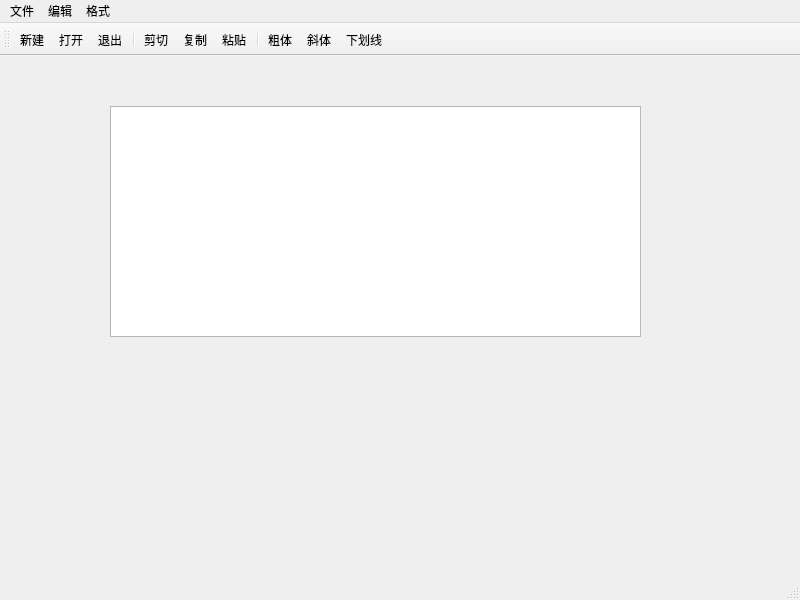
<?xml version="1.0" encoding="UTF-8"?>
<ui version="4.0">
 <class>MainWindow</class>
 <widget class="QMainWindow" name="MainWindow">
  <property name="geometry">
   <rect>
    <x>0</x>
    <y>0</y>
    <width>800</width>
    <height>600</height>
   </rect>
  </property>
  <property name="windowTitle">
   <string>MainWindow</string>
  </property>
  <widget class="QWidget" name="centralwidget">
   <widget class="QTextEdit" name="textEdit">
    <property name="geometry">
     <rect>
      <x>110</x>
      <y>50</y>
      <width>531</width>
      <height>231</height>
     </rect>
    </property>
   </widget>
  </widget>
  <widget class="QMenuBar" name="menubar">
   <property name="geometry">
    <rect>
     <x>0</x>
     <y>0</y>
     <width>800</width>
     <height>22</height>
    </rect>
   </property>
   <widget class="QMenu" name="menu">
    <property name="title">
     <string>文件</string>
    </property>
    <addaction name="actionNew"/>
    <addaction name="separator"/>
    <addaction name="actionOpen"/>
   </widget>
   <widget class="QMenu" name="menu_2">
    <property name="title">
     <string>编辑</string>
    </property>
    <addaction name="actionCut"/>
    <addaction name="actionCopy"/>
   </widget>
   <widget class="QMenu" name="menu_3">
    <property name="title">
     <string>格式</string>
    </property>
    <addaction name="actionBold"/>
    <addaction name="actionItalic"/>
    <addaction name="actionUnderline"/>
   </widget>
   <addaction name="menu"/>
   <addaction name="menu_2"/>
   <addaction name="menu_3"/>
  </widget>
  <widget class="QStatusBar" name="statusbar"/>
  <widget class="QToolBar" name="toolBar">
   <property name="windowTitle">
    <string>toolBar</string>
   </property>
   <property name="toolButtonStyle">
    <enum>Qt::ToolButtonStyle::ToolButtonTextUnderIcon</enum>
   </property>
   <attribute name="toolBarArea">
    <enum>TopToolBarArea</enum>
   </attribute>
   <attribute name="toolBarBreak">
    <bool>false</bool>
   </attribute>
   <addaction name="actionNew"/>
   <addaction name="actionOpen"/>
   <addaction name="actionQuit"/>
   <addaction name="separator"/>
   <addaction name="actionCut"/>
   <addaction name="actionCopy"/>
   <addaction name="actionPaste"/>
   <addaction name="separator"/>
   <addaction name="actionBold"/>
   <addaction name="actionItalic"/>
   <addaction name="actionUnderline"/>
  </widget>
  <action name="actionNew">
   <property name="checkable">
    <bool>false</bool>
   </property>
   <property name="icon">
    <iconset resource="res.qrc">
     <normaloff>:/images/new2.bmp</normaloff>:/images/new2.bmp</iconset>
   </property>
   <property name="text">
    <string>新建</string>
   </property>
   <property name="toolTip">
    <string>新建文件</string>
   </property>
   <property name="shortcut">
    <string>Ctrl+N</string>
   </property>
   <property name="menuRole">
    <enum>QAction::MenuRole::NoRole</enum>
   </property>
  </action>
  <action name="actionOpen">
   <property name="icon">
    <iconset resource="res.qrc">
     <normaloff>:/images/open3.bmp</normaloff>:/images/open3.bmp</iconset>
   </property>
   <property name="text">
    <string>打开</string>
   </property>
   <property name="toolTip">
    <string>打开文件夹</string>
   </property>
   <property name="shortcut">
    <string>Ctrl+Alt+Shift+O</string>
   </property>
   <property name="menuRole">
    <enum>QAction::MenuRole::NoRole</enum>
   </property>
  </action>
  <action name="actionQuit">
   <property name="icon">
    <iconset resource="res.qrc">
     <normaloff>:/images/exit.bmp</normaloff>:/images/exit.bmp</iconset>
   </property>
   <property name="text">
    <string>退出</string>
   </property>
   <property name="toolTip">
    <string>退出</string>
   </property>
   <property name="menuRole">
    <enum>QAction::MenuRole::NoRole</enum>
   </property>
  </action>
  <action name="actionCut">
   <property name="icon">
    <iconset resource="res.qrc">
     <normaloff>:/images/cut.bmp</normaloff>:/images/cut.bmp</iconset>
   </property>
   <property name="text">
    <string>剪切</string>
   </property>
   <property name="toolTip">
    <string>剪切</string>
   </property>
   <property name="menuRole">
    <enum>QAction::MenuRole::NoRole</enum>
   </property>
  </action>
  <action name="actionCopy">
   <property name="icon">
    <iconset resource="res.qrc">
     <normaloff>:/images/120.bmp</normaloff>:/images/120.bmp</iconset>
   </property>
   <property name="text">
    <string>复制</string>
   </property>
   <property name="menuRole">
    <enum>QAction::MenuRole::NoRole</enum>
   </property>
  </action>
  <action name="actionPaste">
   <property name="icon">
    <iconset resource="res.qrc">
     <normaloff>:/images/paste.bmp</normaloff>:/images/paste.bmp</iconset>
   </property>
   <property name="text">
    <string>粘贴</string>
   </property>
   <property name="menuRole">
    <enum>QAction::MenuRole::NoRole</enum>
   </property>
  </action>
  <action name="actionBold">
   <property name="checkable">
    <bool>true</bool>
   </property>
   <property name="icon">
    <iconset resource="res.qrc">
     <normaloff>:/images/BLD.BMP</normaloff>:/images/BLD.BMP</iconset>
   </property>
   <property name="text">
    <string>粗体</string>
   </property>
   <property name="toolTip">
    <string>加粗字体</string>
   </property>
   <property name="menuRole">
    <enum>QAction::MenuRole::NoRole</enum>
   </property>
  </action>
  <action name="actionItalic">
   <property name="checkable">
    <bool>true</bool>
   </property>
   <property name="icon">
    <iconset resource="res.qrc">
     <normaloff>:/images/ITL.BMP</normaloff>:/images/ITL.BMP</iconset>
   </property>
   <property name="text">
    <string>斜体</string>
   </property>
   <property name="toolTip">
    <string>斜体</string>
   </property>
   <property name="menuRole">
    <enum>QAction::MenuRole::NoRole</enum>
   </property>
  </action>
  <action name="actionUnderline">
   <property name="checkable">
    <bool>true</bool>
   </property>
   <property name="enabled">
    <bool>true</bool>
   </property>
   <property name="icon">
    <iconset resource="res.qrc">
     <normaloff>:/images/UNDRLN.BMP</normaloff>:/images/UNDRLN.BMP</iconset>
   </property>
   <property name="text">
    <string>下划线</string>
   </property>
   <property name="toolTip">
    <string>下划线</string>
   </property>
   <property name="menuRole">
    <enum>QAction::MenuRole::NoRole</enum>
   </property>
  </action>
 </widget>
 <resources>
  <include location="res.qrc"/>
 </resources>
 <connections>
  <connection>
   <sender>actionQuit</sender>
   <signal>triggered()</signal>
   <receiver>MainWindow</receiver>
   <slot>close()</slot>
   <hints>
    <hint type="sourcelabel">
     <x>-1</x>
     <y>-1</y>
    </hint>
    <hint type="destinationlabel">
     <x>399</x>
     <y>299</y>
    </hint>
   </hints>
  </connection>
  <connection>
   <sender>actionCut</sender>
   <signal>triggered()</signal>
   <receiver>textEdit</receiver>
   <slot>cut()</slot>
   <hints>
    <hint type="sourcelabel">
     <x>-1</x>
     <y>-1</y>
    </hint>
    <hint type="destinationlabel">
     <x>375</x>
     <y>239</y>
    </hint>
   </hints>
  </connection>
  <connection>
   <sender>actionPaste</sender>
   <signal>triggered()</signal>
   <receiver>textEdit</receiver>
   <slot>paste()</slot>
   <hints>
    <hint type="sourcelabel">
     <x>-1</x>
     <y>-1</y>
    </hint>
    <hint type="destinationlabel">
     <x>375</x>
     <y>239</y>
    </hint>
   </hints>
  </connection>
  <connection>
   <sender>actionCopy</sender>
   <signal>triggered()</signal>
   <receiver>textEdit</receiver>
   <slot>copy()</slot>
   <hints>
    <hint type="sourcelabel">
     <x>-1</x>
     <y>-1</y>
    </hint>
    <hint type="destinationlabel">
     <x>375</x>
     <y>239</y>
    </hint>
   </hints>
  </connection>
 </connections>
</ui>
